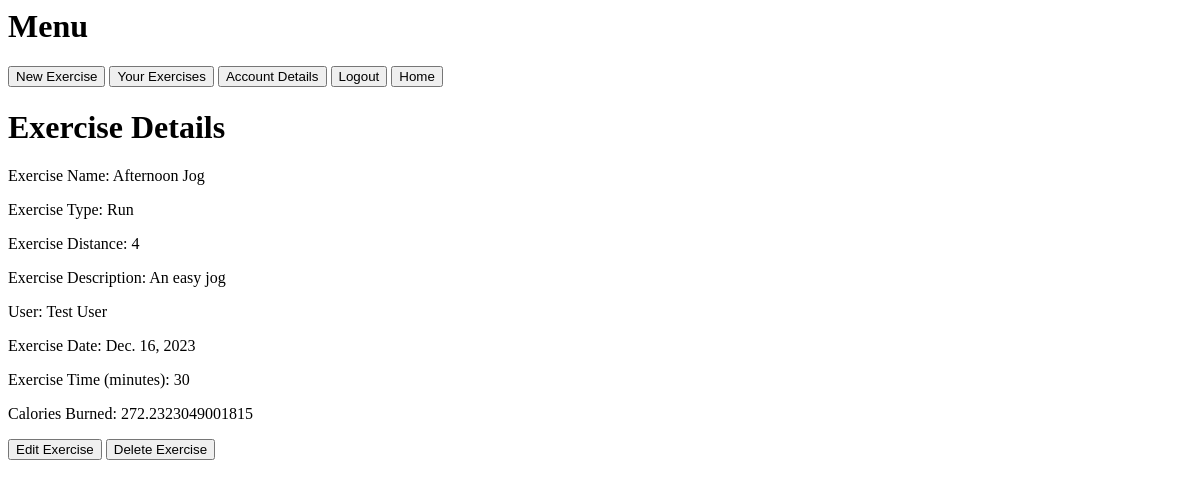
Page /activitymanager/7/6/exercise/ on the earlier database version.
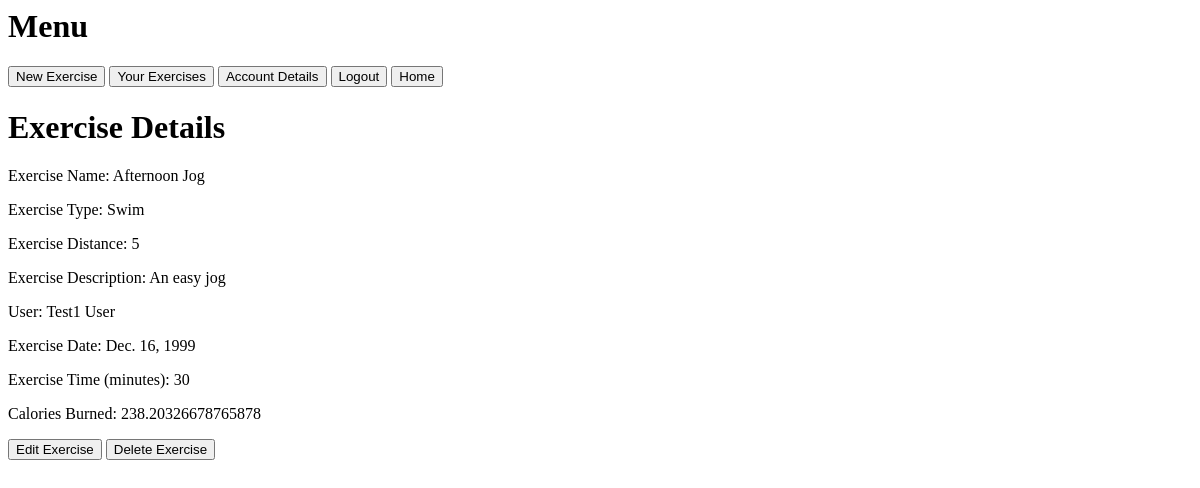
Same page on the later database version.
### activitymanager/models.py (models this page shows, shortened)
class Exercise(models.Model):
    exercise_id = models.BigAutoField(primary_key=True)
    exercise_name = models.CharField(max_length=255)
    exercise_type = models.CharField(max_length=50)
    exercise_distance = models.IntegerField()
    exercise_description = models.CharField(max_length=1000)
    user = models.ForeignKey(User, on_delete=models.CASCADE)
    exercise_date = models.DateField()
    exercise_time = models.IntegerField()
    exercise_intensity = models.CharField(max_length=50)
    def calories_burned(self):
        weight = self.user.user_weight
        if self.exercise_type == "Run":
            if self.exercise_intensity == "Easy":
                return 8 * (weight/2.204) * (self.exercise_time/60)
            elif self.exercise_intensity == "Medium":
                return 11.5 * (weight/2.204) * (self.exercise_time/60)
            elif self.exercise_intensity == "Hard":
                return 16.0 * (weight/2.204) * (self.exercise_time/60)
            else:
                return  3.5 * (weight/2.204) * (self.exercise_time/60)
        elif self.exercise_type == "Swim":
            if self.exercise_intensity == "Easy":
                return 7 * (weight/2.204) * (self.exercise_time/60)
            elif self.exercise_intensity == "Medium":
                return 10 * (weight/2.204) * (self.exercise_time/60)
            elif self.exercise_intensity == "Hard":
                return 16 * (weight/2.204) * (self.exercise_time/60)
            else:
                return  3.5 * (weight/2.204) * (self.exercise_time/60)

class User(models.Model):
    user_id = models.BigAutoField(primary_key=True)
    user_name = models.CharField(max_length=100)
    user_password = models.CharField(max_length=100)
    first_name = models.CharField(max_length=100)
    last_name = models.CharField(max_length=100)
    user_birthday = models.DateField()
    user_height = models.IntegerField()
    user_weight = models.IntegerField()
    def __str__(self):
        return str(self.first_name + " " + self.last_name)

### activitymanager/views.py (the view)
# urls.py: path("<int:user_id>/<int:exercise_id>/exercise/",views.web_exercise_detail,name="exercise_detail"),
def web_exercise_detail(request, exercise_id, user_id):
    exercise = get_object_or_404(Exercise,exercise_id=exercise_id)
    user = User.objects.get(user_id = user_id)
    context = {'exercise': exercise, 'user': user}
    return render(request, 'activitymanager/exercise_detail.html',context)

### activitymanager/templates/activitymanager/exercise_detail.html (shortened to what this page needs)
<html lang="en">
<head>
</head>
<body>
    <h1>Menu</h1>
    <a href="{% url 'activitymanager:new_exercise' user_id=user.user_id %}"><button>New Exercise</button></a>
    <a href="{% url 'activitymanager:all_exercises' user.user_id %}"><button>Your Exercises</button></a>
    <a href="{% url  'activitymanager:user_detail' user.user_id%}"><button>Account Details</button></a>
    <a href="{% url 'activitymanager:login' %}"><button>Logout</button></a>
    <a href="{% url 'activitymanager:home' user_id=user.user_id %}"><button>Home</button></a>
    <h1>Exercise Details</h1>
    <p>Exercise Name: {{ exercise.exercise_name }}</p>
    <p>Exercise Type: {{ exercise.exercise_type }}</p>
    <p>Exercise Distance: {{ exercise.exercise_distance }}</p>
    <p>Exercise Description: {{ exercise.exercise_description }}</p>
    <p>User: {{ exercise.user }}</p>
    <p>Exercise Date: {{ exercise.exercise_date }}</p>
    <p>Exercise Time (minutes): {{ exercise.exercise_time}}</p>
    <p>Calories Burned: {{ exercise.calories_burned }}</p>
    {% if user.user_id == exercise.user.user_id %}
         <a href="{% url  'activitymanager:edit_exercise' user.user_id exercise.exercise_id %}"><button>Edit Exercise</button></a>
         <a href="{% url  'activitymanager:delete_exercise' user.user_id exercise.exercise_id %}"><button>Delete Exercise</button</a>
    {% else %}
        <p>Activity created by another user<p>
    {% endif %}
</body>
</html>

Differences in the rows shown:
changed Exercise "Afternoon Jog": exercise_type "Run" → "Swim"; exercise_distance "4" → "5"; user "Test User" → "Test1 User"; exercise_date "Dec. 16, 2023" → "Dec. 16, 1999"; calories_burned "272.2323049001815" → "238.20326678765878"
